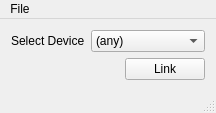
<?xml version="1.0" encoding="UTF-8"?>
<ui version="4.0">
 <class>MainWindow</class>
 <widget class="QMainWindow" name="MainWindow">
  <property name="geometry">
   <rect>
    <x>0</x>
    <y>0</y>
    <width>216</width>
    <height>113</height>
   </rect>
  </property>
  <property name="windowTitle">
   <string>Game Controller Connector</string>
  </property>
  <widget class="QWidget" name="centralWidget">
   <layout class="QVBoxLayout" name="verticalLayout">
    <item>
     <layout class="QFormLayout" name="formLayout">
      <item row="0" column="0">
       <widget class="QLabel" name="label">
        <property name="text">
         <string>Select Device</string>
        </property>
       </widget>
      </item>
      <item row="0" column="1">
       <widget class="QComboBox" name="deviceSelector">
        <item>
         <property name="text">
          <string>(any)</string>
         </property>
        </item>
       </widget>
      </item>
     </layout>
    </item>
    <item>
     <spacer name="verticalSpacer">
      <property name="orientation">
       <enum>Qt::Vertical</enum>
      </property>
      <property name="sizeHint" stdset="0">
       <size>
        <width>20</width>
        <height>1</height>
       </size>
      </property>
     </spacer>
    </item>
    <item>
     <layout class="QHBoxLayout" name="horizontalLayout">
      <item>
       <spacer name="horizontalSpacer">
        <property name="orientation">
         <enum>Qt::Horizontal</enum>
        </property>
        <property name="sizeHint" stdset="0">
         <size>
          <width>40</width>
          <height>20</height>
         </size>
        </property>
       </spacer>
      </item>
      <item>
       <widget class="QPushButton" name="linkButton">
        <property name="text">
         <string>Link</string>
        </property>
       </widget>
      </item>
     </layout>
    </item>
   </layout>
  </widget>
  <widget class="QMenuBar" name="menuBar">
   <property name="geometry">
    <rect>
     <x>0</x>
     <y>0</y>
     <width>216</width>
     <height>18</height>
    </rect>
   </property>
   <widget class="QMenu" name="menuFile">
    <property name="title">
     <string>File</string>
    </property>
    <addaction name="actionLoad_Configuration"/>
    <addaction name="actionSave_Configuration"/>
    <addaction name="separator"/>
    <addaction name="actionQuit_2"/>
   </widget>
   <addaction name="menuFile"/>
  </widget>
  <widget class="QStatusBar" name="statusBar"/>
  <action name="actionLoad_Configuration">
   <property name="text">
    <string>Load Configuration</string>
   </property>
  </action>
  <action name="actionSave_Configuration">
   <property name="text">
    <string>Save Configuration</string>
   </property>
  </action>
  <action name="actionQuit">
   <property name="text">
    <string>Quit</string>
   </property>
  </action>
  <action name="actionQuit_2">
   <property name="text">
    <string>Quit</string>
   </property>
  </action>
 </widget>
 <layoutdefault spacing="6" margin="11"/>
 <resources/>
 <connections/>
</ui>
